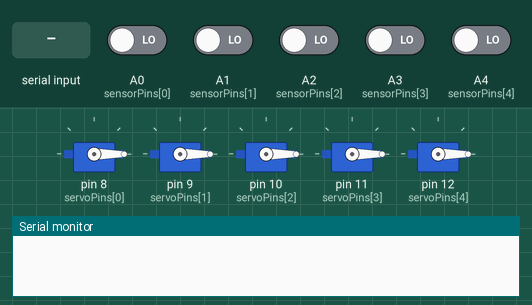
The sketch below on a simulated Arduino Uno, built with avr-gcc and run on an emulated ATmega328P. Parts: 5 × servo, the last lines printed to the serial monitor. Inputs (shaded band) come from the test bench; at power-on: A0 (sensorPins[0]), A1 (sensorPins[1]), A2 (sensorPins[2]), A3 (sensorPins[3]), A4 (sensorPins[4]) LOW.

Above: at 1.2 s.
1.3 s: "3" received over Serial
At 2.4 s:
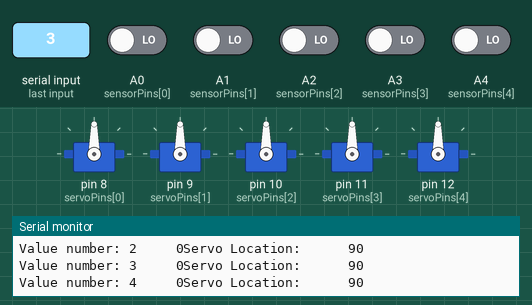
5.8 s: "6" received over Serial
Timing chart, 0 to 8.8 s (numbered marks = the images above; inputs shaded):
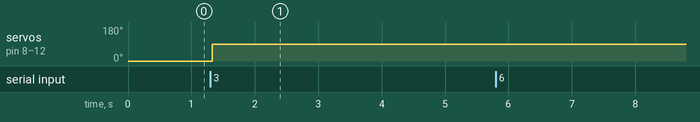

The sketch:

Sprint1.ino
```cpp
//Include needed libraries
#include <Servo.h>
//#include <Wire.h>
//#include <Adafruit_MotorShield.h>
//#include "utility/Adafruit_MS_PWMServoDriver.h"


//Define variables

//ONLY HARDCODED VARIABLES; make sure they correleate 1:1. If they don't, everything breaks.
int sensorPins[] = {A0, A1, A2, A3, A4};
int servoPins[] =  {8,  9,  10, 11, 12};
//TODO: DIGITAL INTERRUPT (haven't discussed as group yet)

//Normal variables
const int arrayLength = int(sizeof(sensorPins)/sizeof(int));
int sensorValues[arrayLength];  //this way we only have to define where the sensors are
Servo servos[arrayLength];
int servoLocations[arrayLength];


int ByteReceived = -1;    // variable that holds what bytes are received from serial
int bound = 500;          //The boundary that constitutes being on something; arbitrary needs to be determined
int newBound = 0;        //The new bound before max/min are taken into account
int finalDegree = 90;
int minDegree = 0;

// Create the motor shield object with the default I2C address; not needed for now
//Adafruit_MotorShield AFMS = Adafruit_MotorShield();

// Set up motors (later)
//Adafruit_DCMotor *leftMotor = AFMS.getMotor(2);
//Adafruit_DCMotor *rightMotor = AFMS.getMotor(1);


//Setup Function
void setup() {
  Serial.begin(9600); //Begin the serial so we can read from it/print to it
//  AFMS.begin();  // create with the default frequency 1.6KHz
  printHelp();   // print the key
  printOutput(); // print what is printed in each of the four columns

  //mount Servos and set to 0 degrees
  for(int i = 0; i < arrayLength; i++){
    servos[i].attach(servoPins[i]);
    servos[i].write(minDegree);
    servoLocations[i] = minDegree;
  }

}


void loop() {

  //Wait, nonverbose output
  if (ByteReceived == '0') {

  }

  //Wait, verbose output
  else if (ByteReceived == '1') //Stay still.
  {
    printSensorInputs();
  }

  //Play, nonverbose output
  else if (ByteReceived == '2')
  {
    player();
  }

  //Play, verbose output
  else if (ByteReceived == '3')
  {
    player();
    printSensorInputs();
  }

  //If there is something to be read from the serial port:
  if (Serial.available() > 0)
  {
    //Read in the byte and assign it to ByteReceived
    ByteReceived = Serial.read();
    Serial.println();    // End the line


    //print the information of what the different inputs do.
    if (ByteReceived == '4') {
      printHelp();
    }

    //print what each of the outputs are when running on verbose
    else if (ByteReceived == '5') {
      printOutput();
    }


    //change bound for what constitutes being on a note (max 1000)
    else if (ByteReceived == '6')
    {
      Serial.println("What do you want the new bound to be (0-1000)?");
      //Wait until there's another input
      while (!(Serial.available())) {
        delay(20);
      }

      //Get the int that was sent via serial
      ByteReceived = Serial.parseInt();
      Serial.println();
      newBound = int(ByteReceived);

      //Change the bound, maxing at 1000.
      bound = newBound % 1001;
    }

    //Change how many degrees the servo turns
    else if (ByteReceived == '7'){
      Serial.println("What do you want the degree to be?");
      while (!(Serial.available())) {
        delay(20);
      }

      //Get the int that was sent via serial
      ByteReceived = Serial.parseInt();
      Serial.println();
      newBound = int(ByteReceived);

      //Change the bound, maxing at 179.
      finalDegree = newBound % 180;
    }
  }

  delay(25);  //delay so as not to have the arduino run at its full speed (there is no point)
}


//Main playing function
void player() {
  for(int i = 0; i < arrayLength; i++){
    sensorValues[i] = digitalRead(sensorPins[i]);
    if(sensorValues[i] < bound){
      servos[i].write(finalDegree);
      servoLocations[i] = finalDegree;
    }
    else{
      servos[i].write(minDegree); //One of the few hardcoded things here, sorry.
      servoLocations[i] = minDegree;
    }
  }
}


//Print the help key
void printHelp() {

}


//Print what gets printed where (I need to learn how to dynamically print like I want to; will come back)
void printOutput(){
  return ;
}


//The function to print the sensor values (kept it in here so we aren't always printing).
void printSensorInputs() {
  for(int i = 0; i < arrayLength; i++){
    Serial.print("Value number: ");
    Serial.print(i);
    Serial.print("\t \t");
    Serial.print(sensorValues[i]);
    Serial.print("Servo Location: ");
    Serial.print("\t \t");
    Serial.print(servoLocations[i]);
    Serial.println("");
  }
}
```

Measured:
- after the input at 1.3 s, servo on pin 8 (servoPins[0]), servo on pin 9 (servoPins[1]), servo on pin 10 (servoPins[2]), servo on pin 11 (servoPins[3]), servo on pin 12 (servoPins[4]): 0° → 90° at once
